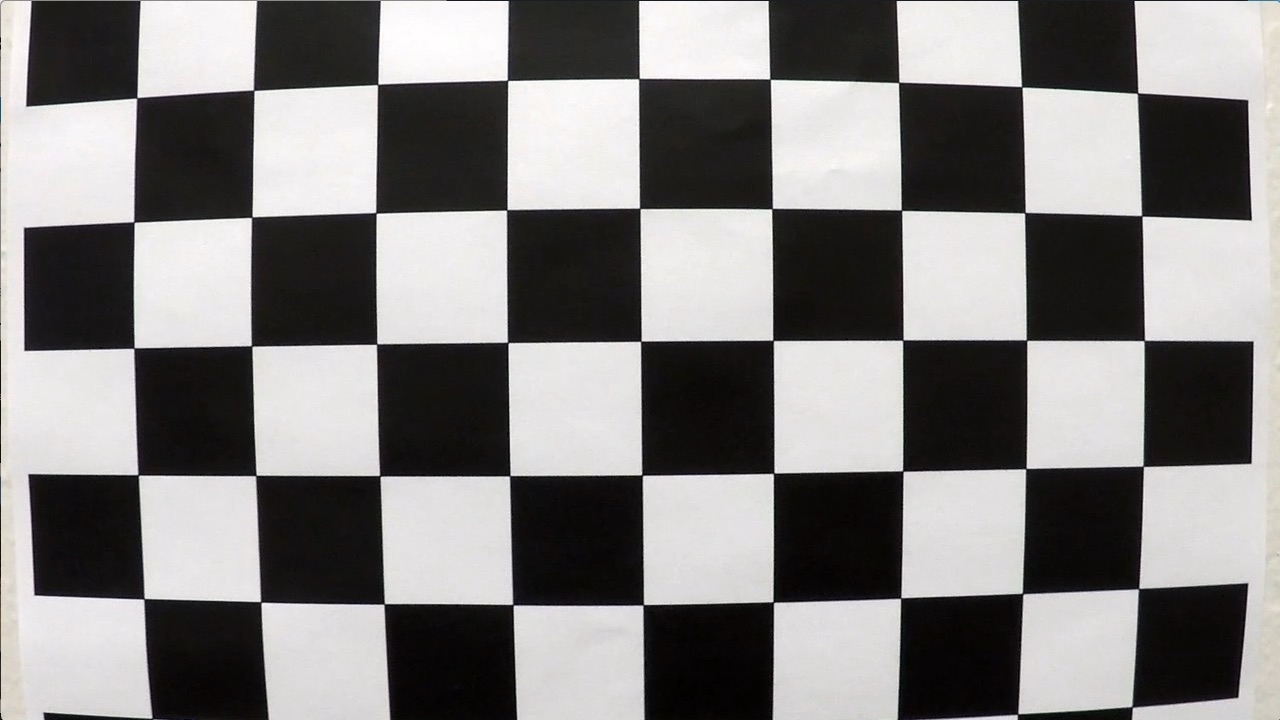
#> input picture p4-advanced-lane-lines/camera_cal/calibration1.jpg, 1280 x 720 px; its folder holds 5 pictures in this run; the run also reads 1 picture not shown here
$ jupyter execute --allow-errors sdc-p4.ipynb   (shell and % lines are left out)   (Python 2 division)   (older library calls are emulated)
#> lines starting #> are read from the running program, lines starting #| are printed output that depends on the picture; after the words box and inside, x2 and y2 are one past the last pixel; in counts of white or black regions, pixels touching at a corner belong together
[cell 1]
import numpy as np
import cv2
import matplotlib.pyplot as plt
import matplotlib.image as mpimg
import glob
import pickle

### 1. Compute the camera calibration matrix and distortion coefficients given a set of chessboard images.

[cell 2]
# Prepare object points
nx = 9 # Number of inside corners in any given row
ny = 6 # Number of inside corners in any given column

# Read in and make a list of calibration images

# glob allows us to read in files with consistent file names
# e.g. calibration-1.jpg, calibration-2.jpg...
images = glob.glob("camera_cal/calibration*.jpg")

# Initialise image and object point arrays
objpoints = []
imgpoints = []

# Generate object points
objp = np.zeros((nx*ny,3), np.float32)
objp[:,:2] = np.mgrid[0:nx,0:ny].T.reshape(-1,2) # x, y coordinates

# [7 lines left out: function cal_undistort, not called in this run]

[cell 3]
for fname in images:

    # Read in image
    img = cv2.imread(fname)
#> img is the input picture: shape (720, 1280, 3); mean B, G, R 127.8, 128.4, 130.1

    # Convert to grayscale
    gray = cv2.cvtColor(img, cv2.COLOR_BGR2GRAY)

    # Find the chessboard corners
    # Parameters: (image, chessboard dims, param for any flags)
    # chessboard dims = inside corners, not squares.
    ret, corners = cv2.findChessboardCorners(gray, (nx, ny), None)
#> ret = False; corners = None

    # If found, draw corners
    if ret == True:
        # Fill image point and object point arrays
        imgpoints.append(corners)
        objpoints.append(objp)

        # Draw and display the corners
        cv2.drawChessboardCorners(img, (nx, ny), corners, ret)
        plt.imshow(img)
#> pass 2 of the loop `for fname in images:`:
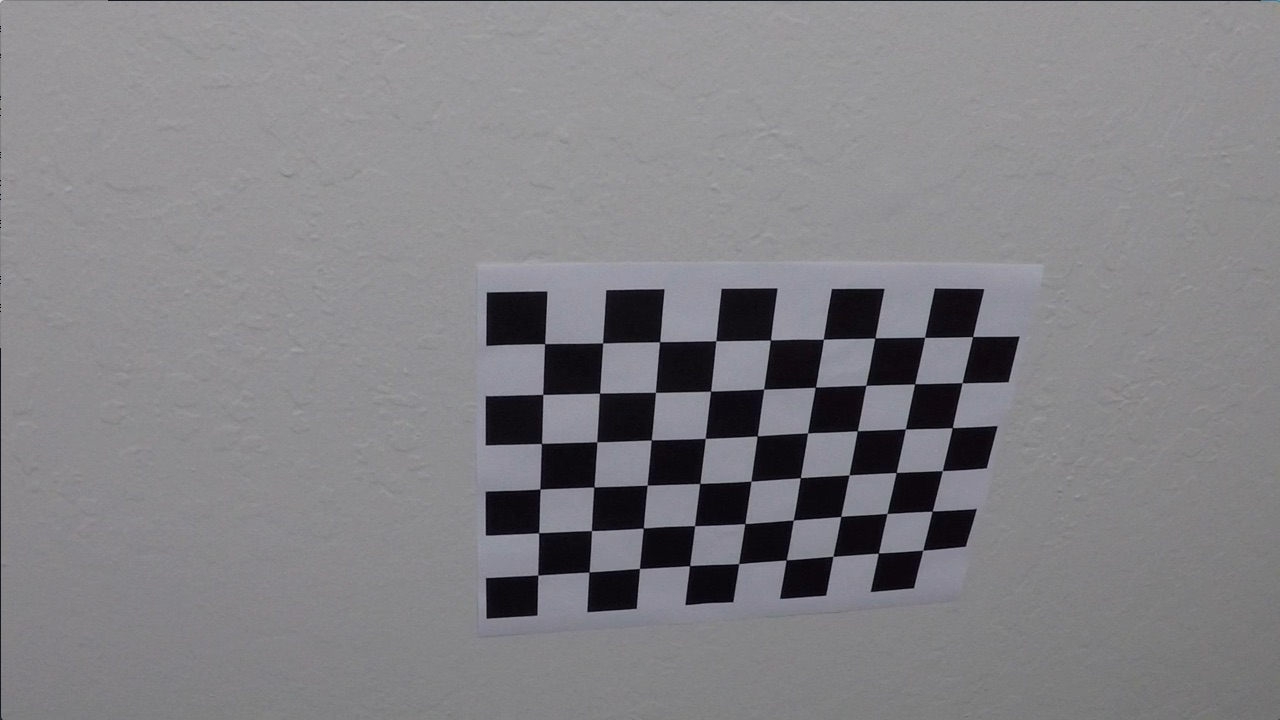
#> input picture p4-advanced-lane-lines/camera_cal/calibration10.jpg, 1280 x 720 px
#> img is the input picture: shape (720, 1280, 3); mean B, G, R 133.1, 129.4, 130.2
#> ret = True; corners = 54 rows, first 8: [545.3, 343.1], [602.7, 342.8], [660.1, 341.3], [715.8, 340.7], [770.6, 340], [823.5, 339.2], [874.3, 338.5], [925.1, 337.4]
#> `cv2.drawChessboardCorners(img, (nx, ny), corners, ret)`:
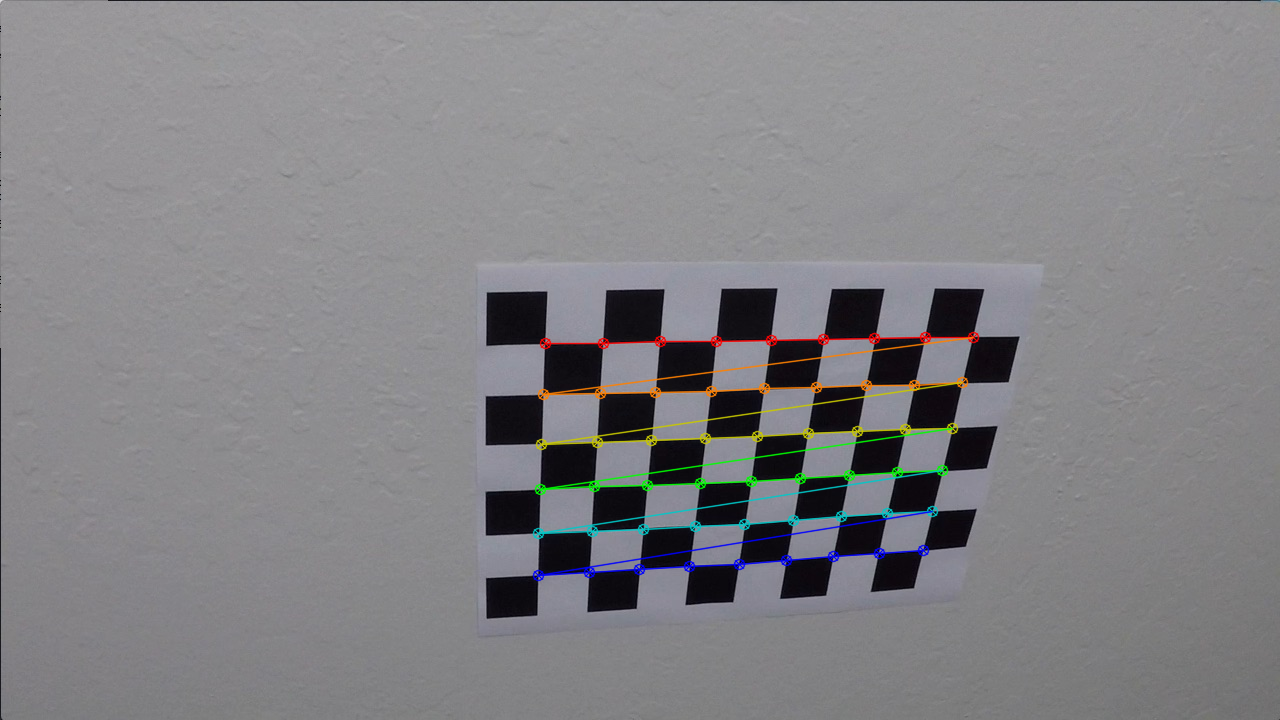
#> img: shape (720, 1280, 3); 1.91% of pixels changed, all inside (x1, y1, x2, y2) = (532, 331, 980, 582)

[cell 4]
# Test undistortion on an image
img = cv2.imread('camera_cal/calibration11.jpg')
img_size = (img.shape[1], img.shape[0])

# Do camera calibration given object points and image points
ret, mtx, dist, rvecs, tvecs = cv2.calibrateCamera(objpoints, imgpoints, img_size,None,None)

dst = cv2.undistort(img, mtx, dist, None, mtx)
cv2.imwrite('calibration_wide/test_undist.jpg',dst)

# Save the camera calibration result for later use (we won't worry about rvecs / tvecs)
dist_pickle = {}
dist_pickle["mtx"] = mtx
dist_pickle["dist"] = dist
pickle.dump( dist_pickle, open( "camera_calibration_result.p", "wb" ) )
#dst = cv2.cvtColor(dst, cv2.COLOR_BGR2RGB)
# Visualize undistortion
f, (ax1, ax2) = plt.subplots(1, 2, figsize=(20,10))
ax1.imshow(img)
ax1.set_title('Original Image', fontsize=30)
ax2.imshow(dst)
ax2.set_title('Undistorted Image', fontsize=30)

### 2. Apply the distortion correction to the raw image.

[cell 5]
raw = cv2.imread("test_images/quiz.png")
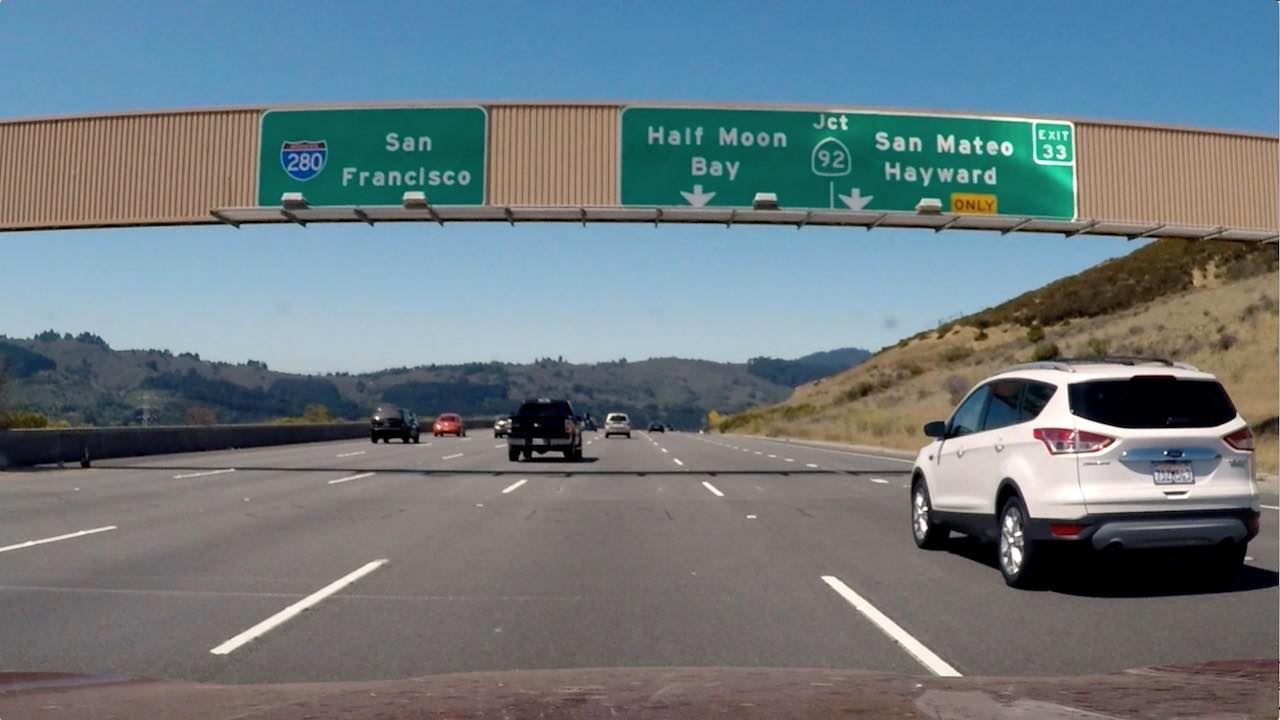
#> input picture p4-advanced-lane-lines/test_images/quiz.png, 1280 x 720 px
#> raw is the input picture: shape (720, 1280, 3); mean B, G, R 127.5, 121.6, 109.2

corrected_raw = cv2.undistort(raw, mtx, dist, None, mtx)

# Visualize undistortion
f, (ax1, ax2) = plt.subplots(1, 2, figsize=(20,10))
ax1.imshow(raw)
ax1.set_title('Original Image', fontsize=30)
ax2.imshow(corrected_raw)
ax2.set_title('Undistorted Image', fontsize=30)

### 3. Use color transforms, gradients, etc., to create a thresholded binary image.

[cell 6]
def abs_sobel_thresh(img, orient='x', sobel_kernel=3, thresh=(0, 255)):

    # Apply the following steps to img
    # 1) Convert to grayscale
    gray = cv2.cvtColor(img, cv2.COLOR_RGB2GRAY)
    # 2) Take the derivative in x or y given orient = 'x' or 'y'
    if orient == 'x':
        derivative = cv2.Sobel(gray, cv2.CV_64F, 1, 0)
    elif orient == 'y':
        derivative = cv2.Sobel(gray, cv2.CV_64F, 0, 1)
    else:
        print("Error: orient must be either x or y.")

    # 3) Take the absolute value of the derivative or gradient
    abs_derivative = np.absolute(derivative)

    # 4) Scale to 8-bit (0 - 255) then convert to type = np.uint8
    scaled_sobel = np.uint8(255*abs_derivative/np.max(abs_derivative))

    # 5) Create a mask of 1's where the scaled gradient magnitude
            # is > thresh_min and < thresh_max
    # So there are 1s where #s are within our thresholds and 0s otherwise.
    grad_binary = np.zeros_like(scaled_sobel)
    grad_binary[(scaled_sobel >= thresh[0]) & (scaled_sobel <= thresh[1])] = 1

    # 6) Return this mask as your binary_output image
    return grad_binary

def mag_thresh(img, sobel_kernel=9, mag_thresh=(0, 255)):

    # Apply the following steps to img
    # 1) Convert to grayscale
    gray = cv2.cvtColor(img, cv2.COLOR_RGB2GRAY)

    # 2) Take the gradient in x and y separately
    sobelx = cv2.Sobel(gray, cv2.CV_64F, 1, 0)
    sobely = cv2.Sobel(gray, cv2.CV_64F, 0, 1)

    # 3) Calculate the magnitude
    abs_sobelxy = np.sqrt(sobelx**2 + sobely**2)

    # 5) Scale to 8-bit (0 - 255) and convert to type = np.uint8
    scaled_sobel = np.uint8(255*abs_sobelxy/np.max(abs_sobelxy))

    # 6) Create a binary mask where mag thresholds are met
    mag_binary = np.zeros_like(scaled_sobel)
    mag_binary[(scaled_sobel >= mag_thresh[0]) & (scaled_sobel <= mag_thresh[1])] = 1

    # 7) Return this mask as your binary_output image
    return mag_binary

def dir_threshold(image, sobel_kernel=3, thresh=(0, np.pi/2)):

    # Apply the following steps to img
    # 1) Convert to grayscale
    gray = cv2.cvtColor(img, cv2.COLOR_RGB2GRAY)

    # 2) Take the gradient in x and y separately
    sobelx = cv2.Sobel(gray, cv2.CV_64F, 1, 0, ksize=sobel_kernel)
    sobely = cv2.Sobel(gray, cv2.CV_64F, 0, 1, ksize=sobel_kernel)

    # 3) Take the absolute value of the x and y gradients
    abs_sobelx = np.absolute(sobelx)
    abs_sobely = np.absolute(sobely)

    # 4) Use np.arctan2(abs_sobely, abs_sobelx) to calculate the direction of the gradient
    abs_grad_dir = np.arctan2(abs_sobely, abs_sobelx)

    # 5) Create a binary mask where direction thresholds are met
    dir_binary = np.zeros_like(abs_grad_dir)
    dir_binary[(abs_grad_dir >= thresh[0]) & (abs_grad_dir <= thresh[1])] = 1

    # 6) Return this mask as your binary_output image
    return dir_binary

[cell 7]
image = corrected_raw

# Choose a Sobel kernel size
ksize = 3 # Choose a larger odd number to smooth gradient measurements

# Apply each of the thresholding functions
gradx = abs_sobel_thresh(image, orient='x', sobel_kernel=ksize, thresh=(150, 255))
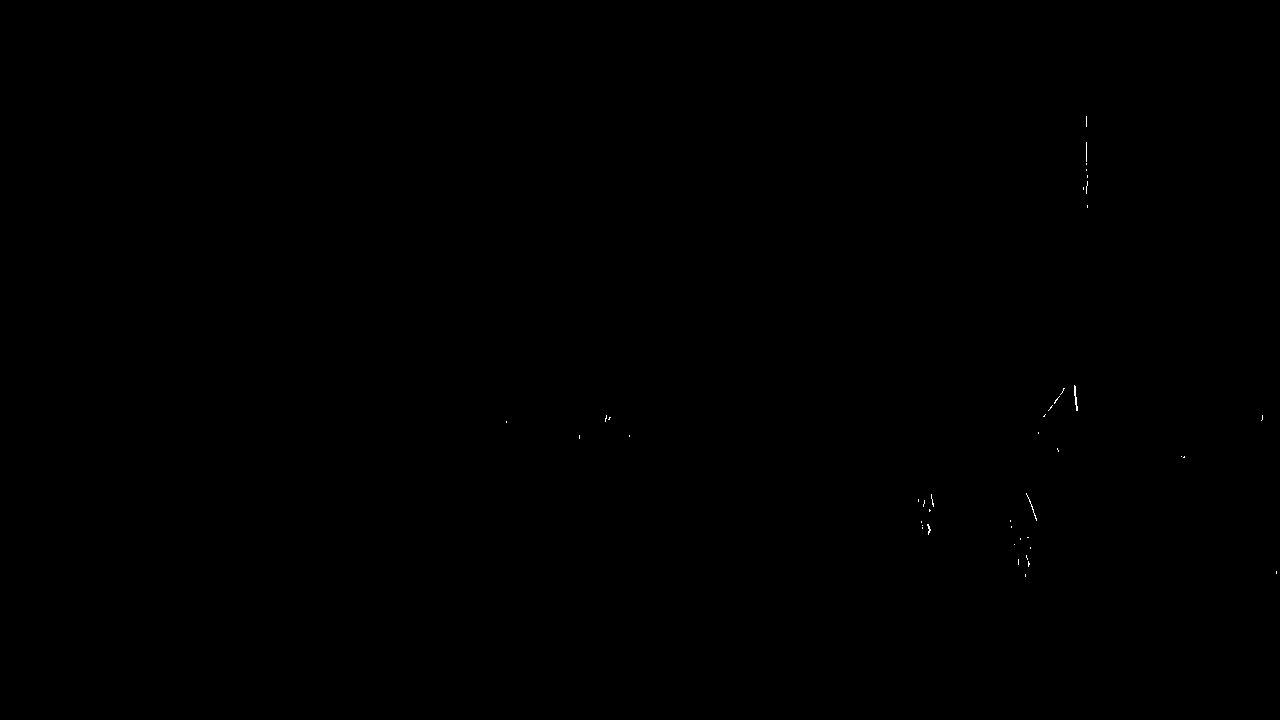
#> gradx: shape (720, 1280); values 0 (black) and 1 (white), 0.03% white in thin lines or dots, all inside (x1, y1, x2, y2) = (506, 116, 1277, 577)
grady = abs_sobel_thresh(image, orient='y', sobel_kernel=ksize, thresh=(70, 200))
#> grady: shape (720, 1280); values 0 (black) and 1 (white), 1.7% white in thin lines or dots, all inside (x1, y1, x2, y2) = (0, 77, 1280, 699)
mag_binary = mag_thresh(image, sobel_kernel=ksize, mag_thresh=(70, 255))
dir_binary = dir_threshold(image, sobel_kernel=ksize, thresh=(0.1, 1.5))
#> dir_binary: shape (720, 1280) float64; values 0 (black) and 1 (white), 83.3% white; black in thin lines or dots

combined = np.zeros_like(dir_binary)
combined[((gradx == 1) & (grady == 1)) | ((mag_binary == 1) & (dir_binary == 1))] = 1

plt.imshow(combined)

[cell 8]
img = image

[cell 9]
# Convert to HLS color space and separate the S channel
# Note: img is the undistorted image
hls = cv2.cvtColor(img, cv2.COLOR_RGB2HLS)
#> hls: shape (720, 1280, 3); mean of channels 0, 1, 2 68.9, 119.1, 64.3
s_channel = hls[:,:,2]
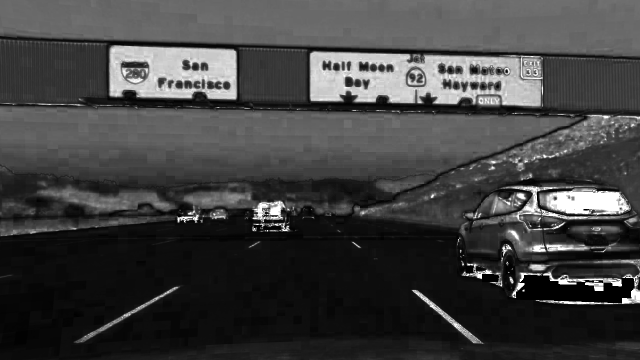
#> s_channel: shape (720, 1280) (shown at 1/2 size); min 0, max 255, mean 64.3

# Grayscale image
# NOTE: we already saw that standard grayscaling lost color information for the lane lines
# Explore gradients in other colors spaces / color channels to see what might work better
gray = cv2.cvtColor(img, cv2.COLOR_RGB2GRAY)

# Sobel x
sobelx = cv2.Sobel(gray, cv2.CV_64F, 1, 0) # Take the derivative in x
abs_sobelx = np.absolute(sobelx) # Absolute x derivative to accentuate lines away from horizontal
scaled_sobel = np.uint8(255*abs_sobelx/np.max(abs_sobelx))

# Threshold x gradient
thresh_min = 20
thresh_max = 100
sxbinary = np.zeros_like(scaled_sobel)
sxbinary[(scaled_sobel >= thresh_min) & (scaled_sobel <= thresh_max)] = 1

# Threshold color channel
s_thresh_min = 170
s_thresh_max = 255
s_binary = np.zeros_like(s_channel)
s_binary[(s_channel >= s_thresh_min) & (s_channel <= s_thresh_max)] = 1

# Stack each channel to view their individual contributions in green and blue respectively
# This returns a stack of the two binary images, whose components you can see as different colors
color_binary = np.dstack(( np.zeros_like(sxbinary), sxbinary, s_binary))

# Combine the two binary thresholds
combined_binary = np.zeros_like(sxbinary)
combined_binary[(s_binary == 1) | (sxbinary == 1)] = 1

# Plotting thresholded images
f, (ax1, ax2) = plt.subplots(1, 2, figsize=(20,10))
ax1.set_title('Stacked thresholds')
ax1.imshow(color_binary)

ax2.set_title('Combined S channel and gradient thresholds')
ax2.imshow(combined_binary, cmap='gray')

### 4. Apply a perspective transform to rectify binary image ("birds-eye view").

[cell 10]
def region_of_interest(img, vertices):
    """
    Applies an image mask.

    Only keeps the region of the image defined by the polygon
    formed from `vertices`. The rest of the image is set to black.
    """
    #defining a blank mask to start with
    mask = np.zeros_like(img)

    #defining a 3 channel or 1 channel color to fill the mask with depending on the input image
    if len(img.shape) > 2:
        channel_count = img.shape[2]  # i.e. 3 or 4 depending on your image
        ignore_mask_color = (255,) * channel_count
    else:
        ignore_mask_color = 255

    #filling pixels inside the polygon defined by "vertices" with the fill color
    cv2.fillPoly(mask, vertices, ignore_mask_color)

    #returning the image only where mask pixels are nonzero
    masked_image = cv2.bitwise_and(img, mask)
    return masked_image

[cell 11]
imshape = combined_binary.shape
print(imshape)

[cell 12]
vertices = np.array([[(0,imshape[0]),(550, 470), (700, 470), (imshape[1],imshape[0])]], dtype=np.int32)
masked_image = region_of_interest(combined_binary, vertices)
plt.imshow(masked_image, cmap="gray")

[cell 13]
src = np.float32(
    [[0, 720],
     [550, 470],
     [700, 470],
     [720, 1280]])

dst = np.float32(
    [[200,720],
     [200,0],
     [900,0],
     [900,720]])

M = cv2.getPerspectiveTransform(src, dst)
Minv = cv2.getPerspectiveTransform(dst, src)
warped = cv2.warpPerspective(combined_binary, M, (imshape[1], imshape[0]), flags=cv2.INTER_LINEAR)
#> warped: shape (720, 1280); values 0 (black) and 1 (white), 2.2% white; 63 white regions (41 under 20 px), largest, box (x1, y1, x2, y2) and area: (149, 124, 240, 251) 6033, (245, 540, 320, 684) 4110, (901, 105, 969, 218) 3611
plt.imshow(warped)

### 5. Detect lane pixels and fit to find lane boundary.

[cell 14]
from scipy import signal

### Edit below so it only searches LHS or RHS of frame (LHS for left lane line, RHS for right lane line)

[cell 15]
left_x_window_centres = []
right_x_window_centres = []
y_window_centres = []

[cell 16]
height = warped.shape[0]
half_frame = warped.shape[1] // 2
steps = 2
pixels_per_step = height / steps
medianfilt_kernel_size = 51

# for i in range(0):

i = 0
start = height - (i * pixels_per_step)
end = start - pixels_per_step
histogram = np.sum(warped[end:start,:], axis=0)
plt.plot(histogram)

[cell 17]
histogram_smooth = signal.medfilt(histogram, medianfilt_kernel_size)
plt.plot(histogram_smooth)
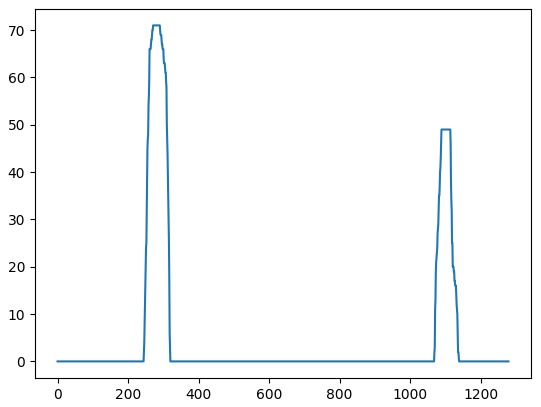
#> figure drawn by matplotlib, 1 panel; curve peaks at x = 271, y = 71
